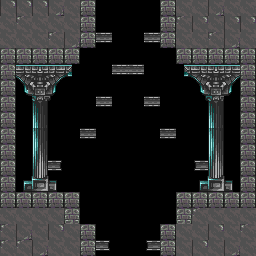

A 2D game scene composited from a Tiled map and its tileset images. What follows is a short description and the map's XML, with every tile layer's data as written:
An orthogonal 16x16 tile map with 16x16 px tiles, 1 tile layer (Calque de Tile 1).

<map version="1.2" tiledversion="1.2.3" orientation="orthogonal" renderorder="right-down" width="16" height="16" tilewidth="16" tileheight="16" infinite="0" nextlayerid="2" nextobjectid="1">
 <tileset firstgid="1" source="../tileset.tsx" />
 <layer id="1" name="Calque de Tile 1" width="16" height="16">
  <data encoding="csv">
88,88,88,72,25,59,0,0,0,0,59,25,25,72,25,25,
25,89,25,25,25,59,0,0,0,0,59,89,88,25,88,88,
25,25,25,89,72,59,22,0,0,22,59,25,25,89,72,25,
59,59,59,59,59,0,0,0,0,0,0,59,59,59,59,59,
59,67,68,69,70,0,0,22,22,0,0,66,67,68,69,59,
59,83,84,85,0,0,0,0,0,0,0,0,83,84,85,59,
59,0,100,101,0,0,22,0,0,22,0,0,99,100,0,59,
59,0,116,0,0,0,0,0,0,0,0,0,0,116,0,59,
59,0,116,0,0,22,0,0,0,0,22,0,0,116,0,59,
59,0,132,0,0,0,0,0,0,0,0,0,0,132,0,59,
59,0,148,23,201,0,0,0,0,0,49,0,21,148,0,59,
59,163,164,165,0,0,0,0,0,0,0,0,163,164,165,59,
59,59,59,59,59,0,0,0,0,0,0,59,59,59,59,59,
25,25,25,25,27,0,0,0,0,0,0,27,89,25,25,25,
89,72,25,88,25,59,0,0,0,0,59,25,25,88,25,89,
89,89,72,25,25,59,23,0,0,21,59,25,88,25,72,25
</data>
 </layer>
</map>
